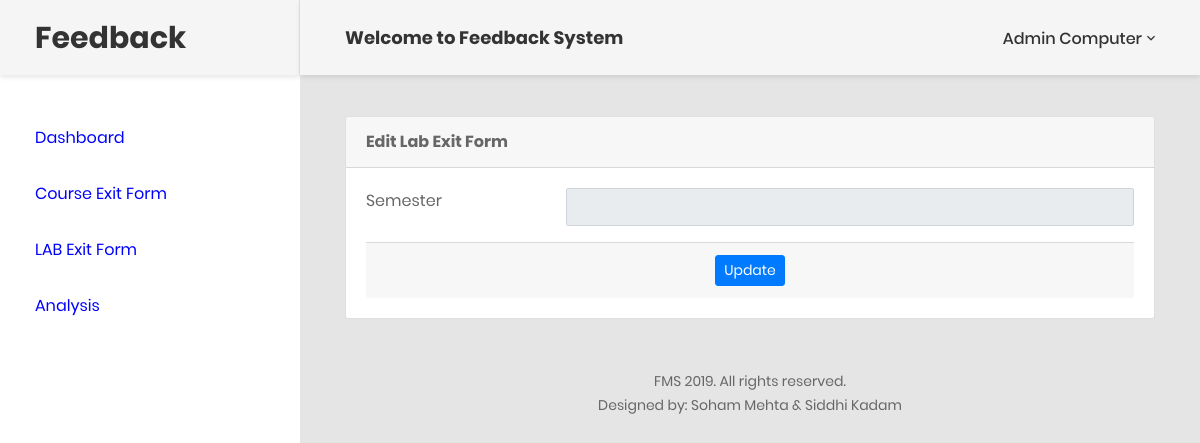
/Feedback/FormELEF.php?code=Questionno (signed in), run on an earlier commit of the app's database.
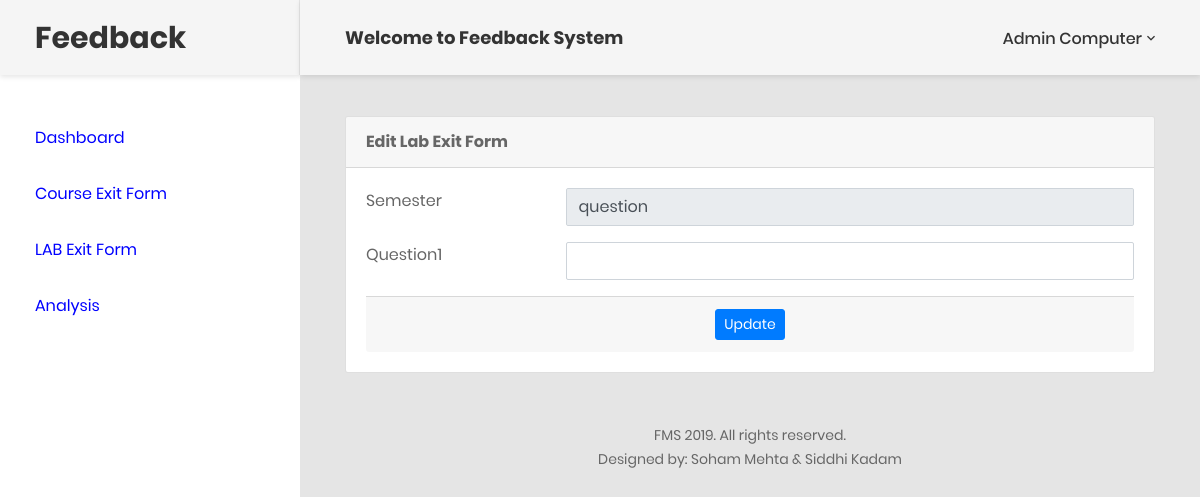
And on a later commit of the database.
### tables this page shows
CREATE TABLE `lequestions` (
  `lab_no` varchar(32) NOT NULL,
  `semester` varchar(8) NOT NULL,
  `question_no` varchar(5) NOT NULL,
  `question` varchar(200) NOT NULL
);

### Feedback/FormELEF.php (the view, shortened to what the changed rows need)
<?php
include('includes/feedbackcon.php');
if (strlen($_SESSION['feedid']==0)) {
  header('location:logout.php');}
else{
    if($_GET){
        $labno=$_GET['code'];  }
  ?>
<!DOCTYPE html>
<html lang="en">
<head>
    <link href="css/font-face.css" rel="stylesheet" media="all">
    <link href="vendor/font-awesome-5/css/fontawesome-all.min.css" rel="stylesheet" media="all">
    <link href="vendor/font-awesome-4.7/css/font-awesome.min.css" rel="stylesheet" media="all">
    <link href="vendor/mdi-font/css/material-design-iconic-font.min.css" rel="stylesheet" media="all">
    <link href="vendor/bootstrap-4.1/bootstrap.min.css" rel="stylesheet" media="all">
    <link href="vendor/animsition/animsition.min.css" rel="stylesheet" media="all">
    <link href="vendor/bootstrap-progressbar/bootstrap-progressbar-3.3.4.min.css" rel="stylesheet" media="all">
    <link href="vendor/wow/animate.css" rel="stylesheet" media="all">
    <link href="vendor/css-hamburgers/hamburgers.min.css" rel="stylesheet" media="all">
    <link href="vendor/slick/slick.css" rel="stylesheet" media="all">
    <link href="vendor/select2/select2.min.css" rel="stylesheet" media="all">
    <link href="vendor/perfect-scrollbar/perfect-scrollbar.css" rel="stylesheet" media="all">
    <link href="css/theme.css" rel="stylesheet" media="all">
</head>
<body class="animsition">
    <div class="page-wrapper">
        <?php
            $qss = "select user_level from users where id='$adminid'";
            $rss = mysqli_query($con,$qss);
            $rowselectside = mysqli_fetch_array($rss);
            $userlevel=$rowselectside['user_level'];
            if($userlevel>1){
                include_once('includes/asidebar.php');
            }
            else{
                include_once('includes/ssidebar.php');
            }
            ?>
        <div class="page-container">
            <?php include_once('includes/sheader.php');?>
            <div class="main-content">
                <div class="section__content section__content--p30">
                    <div class="container-fluid">
                        <div class="row">
                            <div class="col-lg-12">
                                <div class="card">
                                    <div class="card-header">
                                        <strong>Edit Lab Exit Form</strong>
                                    </div>
                                    <div class="card-body card-block">
                                    <form action="" method="post" enctype="multipart/form-data" class="form-horizontal">
                                        <?php
                                            $ret=mysqli_query($feeddbc,"select * from lequestions where lab_no='$labno'");
                                            $row = mysqli_fetch_array($ret);
                                            $se=$row['semester'];
                                            ?>
                                            <div class="row form-group">
                                                <div class="col col-md-3">
                                                    <label for="text-input" class=" form-control-label">Semester</label>
                                                </div>
                                                <div class="col-12 col-md-9">
                                                    <input type="text" id="semester" name="semester" value="<?php  echo $se?>" class="form-control" required="" readonly>
                                                </div>
                                            </div>
                                            <?php
                                            $ret1=mysqli_query($feeddbc,"select * from lequestions where lab_no='$labno'");
                                            for($j=0;$j<=15,$row2 = mysqli_fetch_array($ret1);$j++){
                                                $quest=$row2["question"];
                                                $a=$j+1;?>
                                            <div class="row form-group">
                                                <div class="col col-md-3">
                                                    <label for="text-input" class="form-control-label">Question<?php echo $a;?></label>
                                                </div>
                                                <div class="col-12 col-md-9">
                                                <input type="text" name='R<?php echo $j; ?>' value="<?php echo $quest;?>" class="form-control" required>
                                                </div>
                                            </div>
                                            <?php } ?>
                                            <div class="card-footer">
                                                <p style="text-align: center;"><button type="submit" name="submit" id="submit" class="btn btn-primary btn-sm">Update
                                                </button></p>
                                            </div>
                                    </form>
                                </div>
                            </div>
                            <?php include_once('includes/footer.php');?>
                        </div>
                    </div>
                </div>
            </div>
        </div>
    </div>
</body>
</html>
<?php }  ?>

What changed in the data, as far as the page shows it:
added lequestions: semester "question", a "1"
